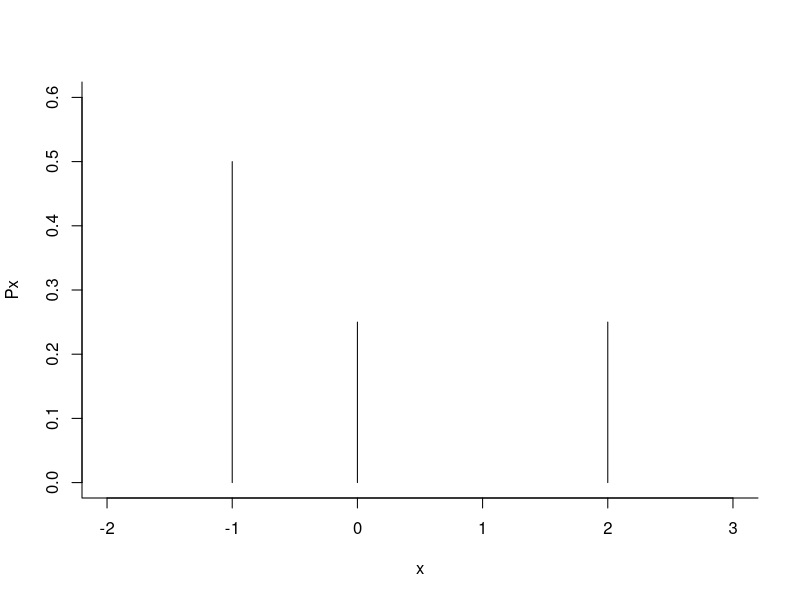
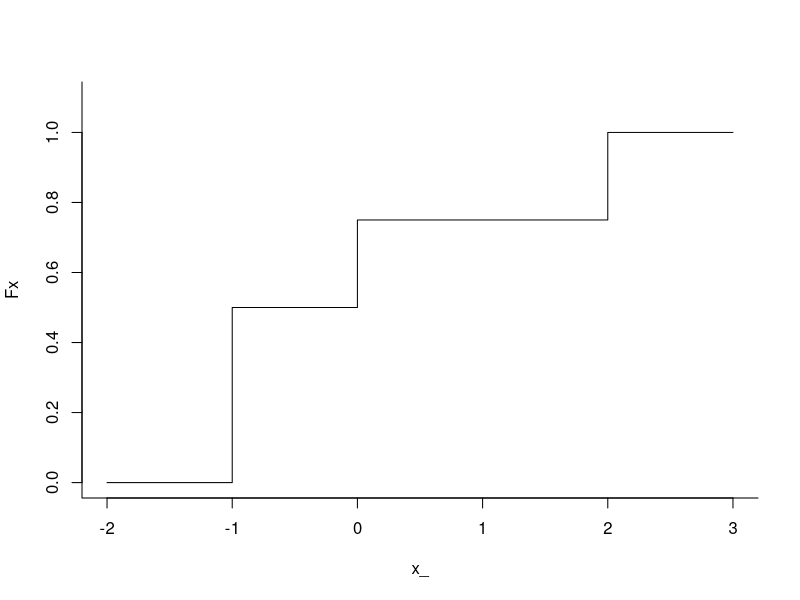
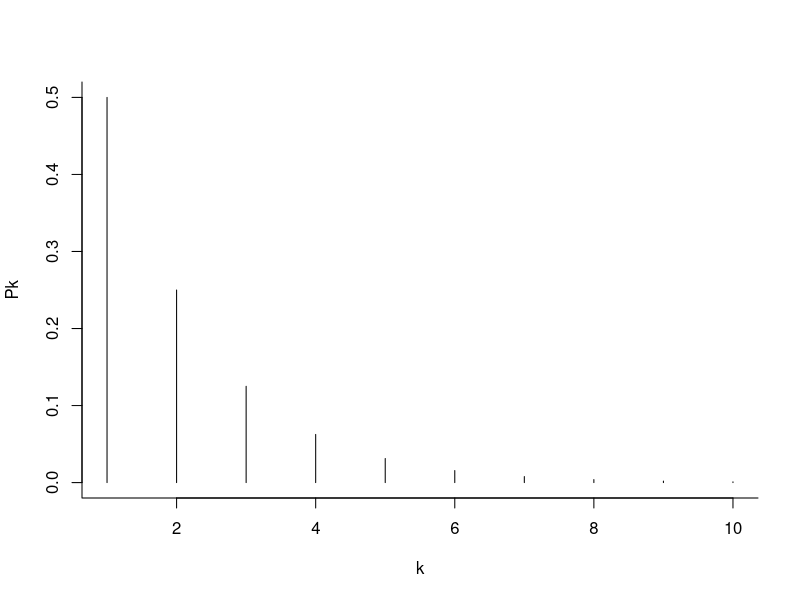
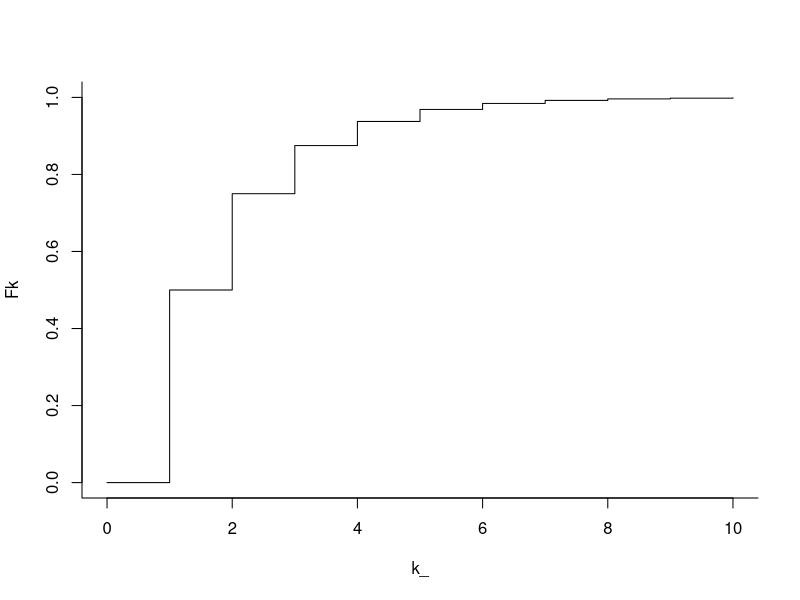
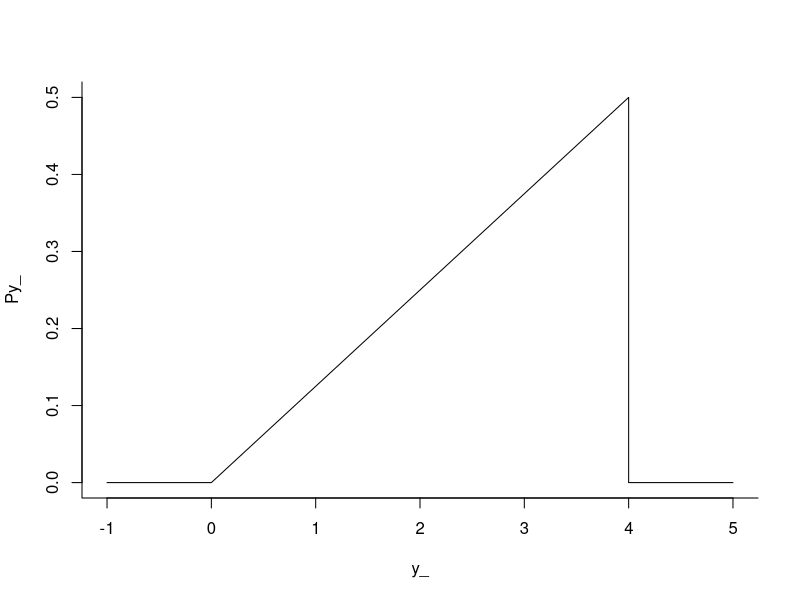
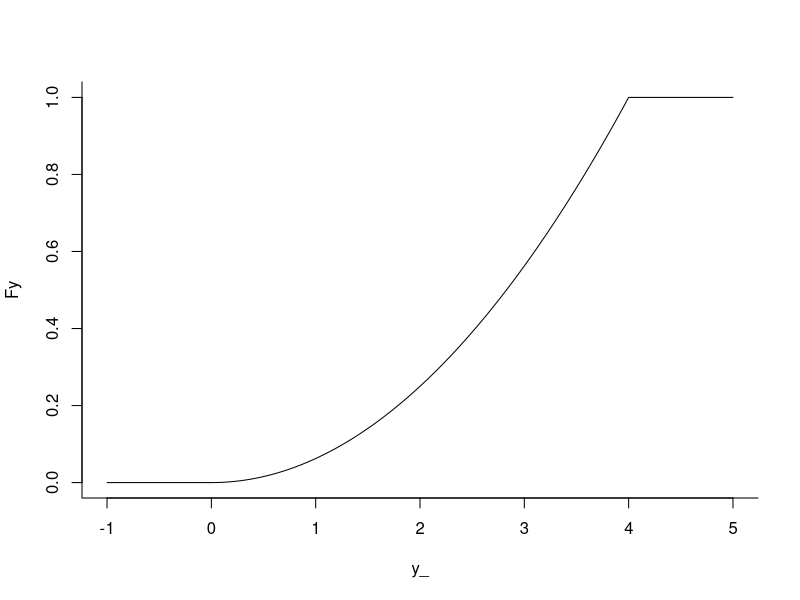
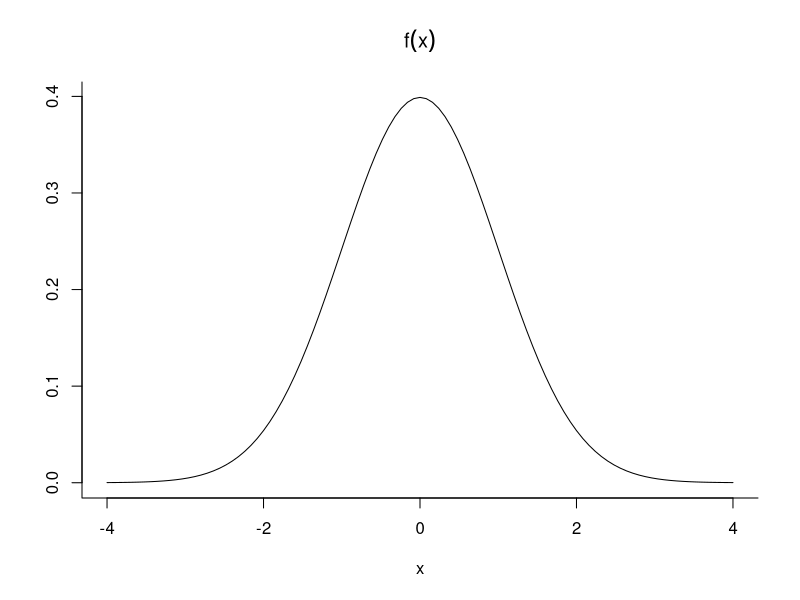
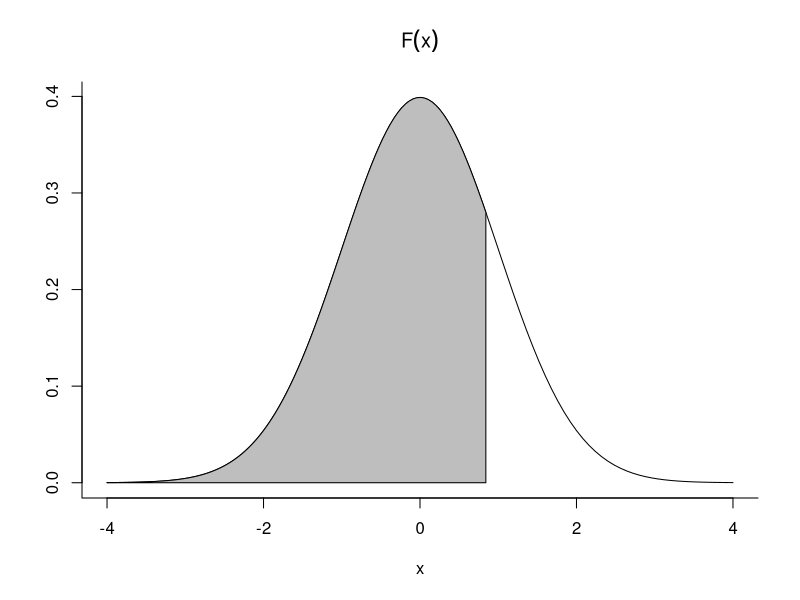

Generate these figures, in order, with R:
## ---- chunk 1
knitr::opts_chunk$set(echo = TRUE)
## ---- chunk 2
x<-c(-1,0,2)
Px<-c(1/2,1/4,1/4)
plot(x,Px,type="h",ylim=c(0,.6),xlim=c(-2,3),bty="l")
Fx<-c(0,cumsum(Px),1)
x_<-c(-2,x,3)
plot(x_,Fx,type="s",ylim=c(0,1.1),xlim=c(-2,3),bty="l")
## ---- chunk 3
k<-1:10
Pk<-1/2^k
plot(k,Pk,type="h",ylim=c(0,.5),bty="l")
Fk<-c(0,cumsum(Pk))
k_<-c(0,k)
plot(k_,Fk,type="s",ylim=c(0,1),bty="l")
## ---- chunk 4
y<-seq(0,4,length=100)
Py<-y/8
y_<-c(seq(-1,0,length=25),y,seq(4,5,length=25))
Py_<-c(rep(0,25),Py,rep(0,25))
plot(y_,Py_,type="l",bty="l")
## ---- chunk 5
Fy<-c(rep(0,25),y^2/16,rep(1,25))
plot(y_,Fy,type="l",bty="l")
## ---- chunk 6
plot(dnorm,-4,4,bty="l",ylab="",main=expression(f(x)))
## ---- chunk 7
plot(dnorm,-4,4,bty="l",ylab="",main=expression(F(x)))
x<-seq(-4,qnorm(0.8),length=100)
d<-dnorm(x)
polygon(c(x,rev(x)),c(rep(0,100),rev(d)),col="gray") 
